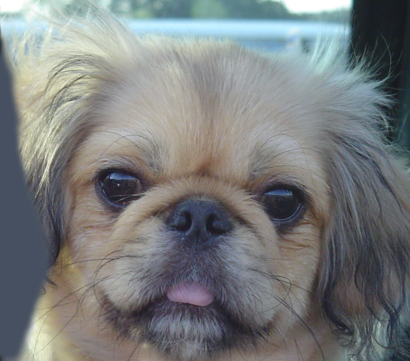
#> input picture proj1_6320/data/1a_dog.bmp, 410 x 361 px
$ jupyter execute --allow-errors proj1.ipynb   (shell and % lines are left out)   (older library calls are emulated)
#> lines starting #> are read from the running program, lines starting #| are printed output that depends on the picture; after the words box and inside, x2 and y2 are one past the last pixel; in counts of white or black regions, pixels touching at a corner belong together; long printed decimals are rounded
### proj1_6320/proj1_code/utils.py
#!/usr/bin/python3

import copy
import numpy as np
import PIL
import torch

from typing import Any, List, Tuple


# [81 lines left out: functions PIL_resize, PIL_image_to_numpy_arr, vis_image_scales_numpy, not called in this run]


def im2single(im: np.ndarray) -> np.ndarray:
  """
    Args:
    - img: uint8 array of shape (m,n,c) or (m,n) and in range [0,255]

    Returns:
    - im: float or double array of identical shape and in range [0,1]
  """
  im = im.astype(np.float32) / 255
  return im

def single2im(im: np.ndarray) -> np.ndarray:
  """
    Args:
    - im: float or double array of shape (m,n,c) or (m,n) and in range [0,1]

    Returns:
    - im: uint8 array of identical shape and in range [0,255]
  """
  im *= 255
  im = im.astype(np.uint8)
  return im


def numpy_arr_to_PIL_image(img: np.ndarray, scale_to_255: False) -> PIL.Image:
  """
    Args:
    - img: in [0,1]

    Returns:
    - img in [0,255]

  """
  if scale_to_255:
    img *= 255
  return PIL.Image.fromarray(np.uint8(img))


def load_image(path: str) -> np.ndarray:
  """
    Args:
    - path: string representing a file path to an image

    Returns:
    - float or double array of shape (m,n,c) or (m,n) and in range [0,1],
      representing an RGB image
  """
#> called with path = '../data/1a_dog.bmp'
  img = PIL.Image.open(path)
#> img is the input picture: PIL image 410x361 RGB; mean R, G, B 121.2, 124.5, 125
  img = np.asarray(img)
  float_img_rgb = im2single(img)
  return float_img_rgb


def save_image(path: str, im: np.ndarray) -> bool:
  """
    Args:
    - path: string representing a file path to an image
    - img: numpy array

    Returns:
    - retval indicating write success
  """
  img = copy.deepcopy(im)
  img = single2im(img)
  pil_img = numpy_arr_to_PIL_image(img, scale_to_255=False)
  return pil_img.save(path)


# [15 lines left out: function write_objects_to_file, not called in this run]

### proj1_6320/proj1_code/proj1.ipynb
# CS 6320 Project 1: Images as Functions and Pytorch Introduction

All projects in this course will be done with these iPython notebooks. These are convenient ways for you to quickly and easily interact with the code. A notebook contains many blocks of code, each of which can be run independently. You can run a cell with ctrl+enter or shift+enter (to move to the next cell).

You are expected to complete this notebook with lines of code, plots and texts. You will need to create new cells with original code or text for your analyses and explanations. Explain what you do and analyze your results. This assignment has a total of 100 points.

## Brief
    Due: 2/7/2021 11:59PM
    Project materials including writeup template proj1_6320.zip
    Hand-in: through Canvas
    Required files: <your_uid>.zip.(Please begin with 'u' for your uid)
<!---<your_uid>_proj1.pdf-->

## Overview
The goal of this assignment is to apply basic operation on the images. An image can be viewed as a funciton of its individual pixels. Given a pixel coordination, we can get its value. In Part 1, you will practice how to get the values of the specified pixels in the images. In Part 2, you are expected to apply 2D transformation on the pixel coordination. In Part 3, you can use the transformation you written in Part 2 to preprocess the image in the dataset for a nueral model.

This project is intended to familiarize you with Python, PyTorch, and image transformation. Once you have created an image transformation function, it is relatively straightforward to create a new image with the transformation. If you don’t already know Python, you may find this [resource](https://docs.python.org/3/tutorial/) helpful. If you’re unfamiliar with PyTorch, the tutorials from the [official website](https://pytorch.org/tutorials/) are useful.

## Setup
   0. Unzip proj1_6320.zip and go to proj1_6320 directory.
      - You can run `unzip proj1_6320.zip && cd proj1_6320` in your terminal.
   1. Install [Miniconda](https://docs.conda.io/en/latest/miniconda.html). It doesn’t matter whether you use Python 2 or 3 because we will create our own environment that uses 3 anyways.
   2. Create a conda environment using the appropriate command. On Windows, open the installed “Conda prompt” to run the command. On MacOS and Linux, you can just use a terminal window to run the command, Modify the command based on your OS (linux, mac, or win): `conda env create -f proj1_env_<OS>.yml`.
    - NOTE that proj1_env_<OS>.yml is inside the project folder.
   3. This should create an environment named ‘proj1’. Activate it using the Windows command, activate proj1 or the MacOS / Linux command, source activate proj1
   4. Install the project package, by running `pip install -e .` inside the repo folder.
   5. Run the notebook using `jupyter notebook` under *proj1_6320* directory.
   6. Ensure that all sanity checks are passing by running pytest tests inside the repo folder.
   7. Generate the zip folder for the code portion of your submission once you’ve finished the project using

        `python zip_submission.py --uid <your_uid>`

<!---(don’t forget to submit your report, too!).--->


## Writeup
For this project, this notebook itself is the report. You must run all your cells before you hand in it. You code, results, visualization, and discussion will be used for the grading. You will be deducted poins if the results are not shown in this notebook. Do not change the order of the cells. You can add cells in need. You can copy a cell and run it seperately if you need to run a cell multiple times and thus every result is displayed in the cell.
<!--For this project (and all other projects), you must do a project report using the template slides provided to you. Do not change the order of the slides or remove any slides, as this will affect the grading process on Gradescope and you will be deducted points. In the report you will describe your algorithm and any decisions you made to write your algorithm a particular way. Then you will show and discuss the results of your algorithm. The template slides provide guidance for what you should include in your report. A good writeup doesn’t just show results–it tries to draw some conclusions from the experiments. You must convert the slide deck into a PDF for your submission.

If you choose to do anything extra, add slides after the slides given in the template deck to describe your implementation, results, and analysis. Adding slides in between the report template will cause issues with Gradescope, and you will be deducted points. You will not receive full credit for your extra credit implementations if they are not described adequately in your writeup.
-->

## Rubric
    +3 pts: for each question in Part 1(+36 pts in total).
    +5 pts: get_scaling_matrix() in Part 2
    +5 pts: get_rotation_matrix() in Part 2
    +5 pts: get_translation_matrix() in Part 2
    +5 pts: multiplication order of sequential transformation in Part 2
    +24 pts: get_transform() in Part 2.
    +15 pts: ImageDataset() in Part 3.
    +5 pts: comparision of the predictions due to different preprocessing parameters in part 3.

    -5*n pts: Lose 5 points for every time you do not follow the instructions for the hand-in format.

Submission Format

This is very important as you will lose 5 points for every time you do not follow the instructions. You will attach two items in your submission on Canvas:

1. <your_uid>.zip containing:
    - proj1_code/ - directory containing all your code for this assignment
    - README.txt - (optional) if you implement any new functions other than the ones we define in the skeleton code (e.g. any extra credit implementations), please describe what you did and how we can run the code. We will not award any extra credit if we can’t run your code and verify the results.
<!--2. <your_uid>_proj1.pdf - your report-->

Do not install any additional packages inside the conda environment. The TAs will use the same environment as defined in the config files we provide you, so anything that’s not in there by default will probably cause your code to break during grading. Do not use absolute paths in your code or your code will break. Use relative paths like the starter code already does. Failure to follow any of these instructions will lead to point deductions. Create the zip file using python zip_submission.py --uid <your_uid> (it will zip up the appropriate directories/files for you!) and hand it in with your PDF through Canvas.

### Credits
Assignment developed by Xin Yu, Tucker Hermans.

## [Part 1: Images as Functions](https://ai.stanford.edu/~syyeung/cvweb/tutorial1.html)

To better understand the inherent properties of images and the technical procedure used to manipulate and process them, we can think of an image, which is comprised of individual pixels, as a function, f. Each pixel also has its own value. For a grayscale image, each pixel would have an intensity between 0 and 255, with 0 being black and 255 being white. f(x,y) would then give the intensity of the image at pixel position (x,y), assuming it is defined over a rectangle, with a finite range: f: [a,b] x [c,d] → [0, 255].

A color image is just a simple extension of this. f(x,y) is now a vector of three values instead of one. Using an RGB image as an example, the colors are constructed from a combination of Red, Green, and Blue (RGB). Therefore, each pixel of the image has three channels and is represented as a 1x3 vector. Since the three colors have integer values from 0 to 255, there are a total of 256*256*256 = 16,777,216 combinations or color choices.

f(x,y) can be represented as three functions merged together.

### Input images

Find two interesting images to use. They should be color. You might find some classic vision
 examples in http://sipi.usc.edu/database/database.php?volume=misc Make sure they are not larger than 512x512.

[cell 1]
import numpy as np
import matplotlib
import matplotlib.pyplot as plt
import torch
import numpy as np
import scipy.misc
from skimage.transform import resize, rotate
from utils import load_image, save_image


image1 = load_image('../data/1a_dog.bmp')
image2 = load_image('../data/1b_cat.bmp')
#> call 2 of load_image, with path = '../data/1b_cat.bmp'
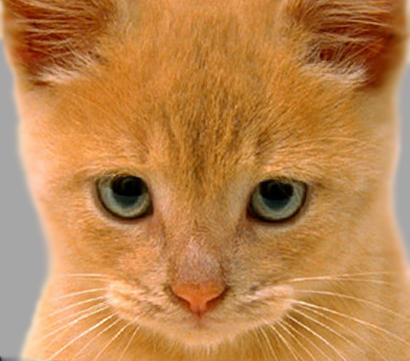
#> input picture proj1_6320/data/1b_cat.bmp, 410 x 361 px
#> in load_image, img is the input picture: PIL image 410x361 RGB; mean R, G, B 188.3, 132.5, 77.1

# display the dog and cat images
plt.figure(figsize=(3,3)); plt.imshow((image1*255).astype(np.uint8));
plt.figure(figsize=(3,3)); plt.imshow((image2*255).astype(np.uint8));

### 1.1 Color planes

You are expected to get image planes for the specified channels, visualize them and answer the questions.
1. Swap the red and blue pixels of image 1 (Store as M1rb).
   - Output: new image
2. Create a monochrome image (M1g) by selecting the green channel of image 1
   - Output: new image
3. Create a monochrome image (M1r) by selecting the red channel of image 1
   - Output: new image
4. Which looks more like what you’d expect a monochrome image to look like? Would you expect a computer vision algorithm to work on one better than the other?
   - Output: response

[cell 2]
## impletement the code and show your results here
# M1rb
# M1g
# M1r
############################
### TODO: YOUR CODE HERE ###
M1rb=image1[:, :, ::-1]
plt.figure(figsize=(3,3)); plt.imshow((M1rb*255).astype(np.uint8));
#raise NotImplementedError('Operation on color planes needs to be implemented')
### END OF STUDENT CODE ####
############################

[cell 3]
M1g=image1[:, :, 1]
plt.figure(figsize=(3,3)); plt.imshow((M1g*255).astype(np.uint8));

[cell 4]
M1r=image1[:, :, 0]
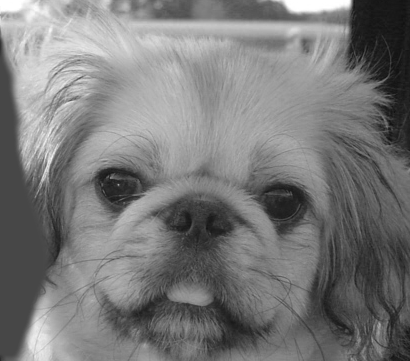
#> M1r: shape (361, 410) float32; min 0.0667, max 1, mean 0.475
plt.figure(figsize=(3,3)); plt.imshow((M1r*255).astype(np.uint8));
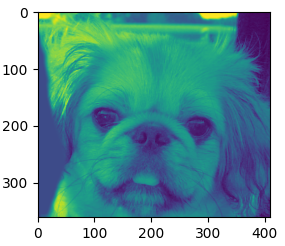
#> figure drawn by matplotlib, 1 panel

### Show results

[cell 5]
plt.figure(); plt.imshow((M1rb*255).astype(np.uint8));
plt.figure(); plt.imshow(M1g,cmap='gray'); # use gray for monochrome images.
plt.figure(); plt.imshow(M1r,cmap='gray');
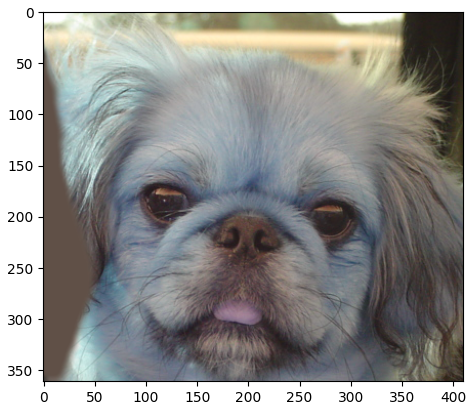
#> figure drawn by matplotlib, 1 panel; B, G, R data is drawn as R, G, B

### Save results

[cell 6]
save_image('../results/part1/M1rb.jpg', M1rb)
save_image('../results/part1/M1g.jpg', M1g)
save_image('../results/part1/M1r.jpg', M1r)

### 1.1.4

Response => M1r and M1g looks more like what you’d expect a monochrome image to look like. I guess a computer vision algorithm would work better on M1g since it appears to have sharper edges and high contrast. However, I would guess the performance depends on the algorithm being used as well. Perhaps, a more sophisticated algorithm might be able to process M1r and extract useful information from it, while a simpler algorithm might only be able to process M1g.

### 1.2 Replacement of pixels

Take the inner square of 100x100 pixels of monochrome version of image 1 and insert them into the monochrome version of image 2.
- new image (saved as replacement.jpg)

[cell 7]
############################
### TODO: YOUR CODE HERE ###
size=100
#> size = 100
M2g=image2[:, :, 1]
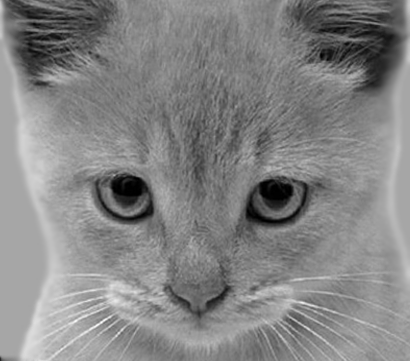
#> M2g: shape (361, 410) float32; min 0, max 1, mean 0.52
image1_height, image1_width = M1g.shape
image2_height, image2_width = M2g.shape

image1_height_start=np.ceil(image1_height / 2) - np.floor(size/2)
#> image1_height_start = 131
image1_width_start=np.ceil(image1_width / 2) - np.floor(size/2)
#> image1_width_start = 155
image1_height_indices = np.arange(start=image1_height_start, stop=image1_height_start + size).astype(int)
image1_width_indices = np.arange(start=image1_width_start, stop=image1_width_start + size).astype(int)

image2_height_start=np.ceil(image2_height / 2) - np.floor(size/2)
#> image2_height_start = 131
image2_width_start=np.ceil(image2_width / 2) - np.floor(size/2)
#> image2_width_start = 155
image2_height_indices = np.arange(start=image2_height_start, stop=image2_height_start + size).astype(int)
image2_width_indices = np.arange(start=image2_width_start, stop=image2_width_start + size).astype(int)

crop= M1g[image1_height_indices[0]:image1_height_indices[-1],
            image1_width_indices[0]:image1_width_indices[-1]]
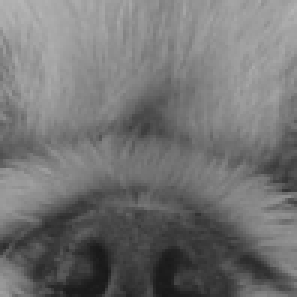
#> crop: shape (99, 99) float32 (shown 3 times larger); min 0.0941, max 0.71, mean 0.449
M2g[image2_height_indices[0]:image2_height_indices[-1],
            image2_width_indices[0]:image2_width_indices[-1]] = crop
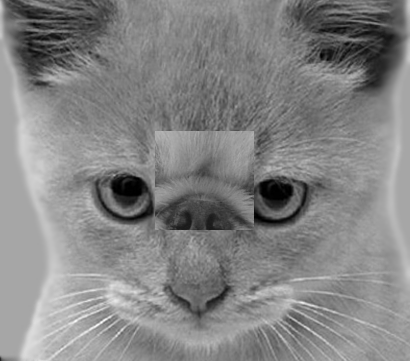
#> M2g: shape (361, 410) float32; 6.56% of pixels changed, all inside (x1, y1, x2, y2) = (155, 131, 254, 230)

plt.figure(figsize=(3,3));
plt.imshow((M2g*255).astype(np.uint8),cmap='gray'); ##Gray or Monochrome
save_image('../results/part1/replacement.jpg', M2g)
#raise NotImplementedError('Replacement of pixles needs to be implemented. Please show and save resutls')
### END OF STUDENT CODE ####
############################

### 1.3 Arithmetic and Geometric operation

1. What is the min and max of the pixel values of M1g? What is the mean? What is the standard deviation? And how did you compute these?
   - Output: response
2. Subtract the mean from all the pixels, then divide by the standard deviation, then multiply by 10 (if your image is zero to 255) or by 0.05 (if your image ranges from 0.0 to 1.0). Now add the mean back in.
   - Ouptut: new image (saved as subtract.jpg)
3. Shift M1g to the left by 2 pixels.
   - Output: new image (saved as shift1.jpg)
4. Subtract the shifted version of M1g from the original and make sure that the values are legal (what do negative numbers for pixels mean anyway?).
   - Output: new image (saved as shift2.jpg)

### 1.3.1

[cell 8]
############################
### TODO: YOUR CODE HERE ###
M1g_min = np.min(M1g)
#> M1g_min = 0.0863
M1g_max = np.max(M1g)
#> M1g_max = 1
M1g_mean = np.mean(M1g)
#> M1g_mean = 0.488
M1g_std = np.std(M1g)
#> M1g_std = 0.201
print(f"Min of M1g: {M1g_min}")
#| Min of M1g: 0.08627
print(f"Max of M1g: {M1g_max}")
#| Max of M1g: 1.0
print(f"Mean of M1g: {M1g_mean}")
#| Mean of M1g: 0.4882
print(f"Standard Deviation of M1g: {M1g_std}")
#| Standard Deviation of M1g: 0.2012
#EXPLAIN IMP

#raise NotImplementedError('Arithmetic and Geometric operation needs to be implemented. Please show and save resutls')
### END OF STUDENT CODE ####
############################

I computed the above values using standard aggregate functions in the numpy library min(), max(), mean(), std()

### 1.3.2

[cell 9]
subtract_image= ((M1g - M1g_mean) / M1g_std)*0.05 + M1g_mean
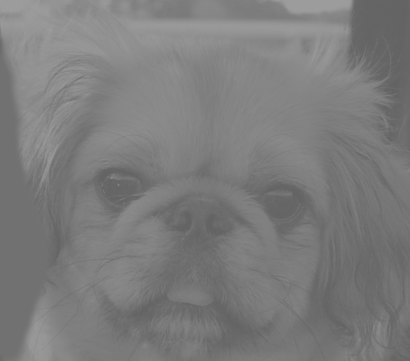
#> subtract_image: shape (361, 410) float32; min 0.388, max 0.615, mean 0.488
plt.imshow((subtract_image*255).astype(np.uint8),cmap='gray');
save_image('../results/part1/subtract.jpg', subtract_image)

### 1.3.3

[cell 10]
shift_M1g=np.roll(M1g,-2,axis=1)
shift_M1g[:,-2:] = 0
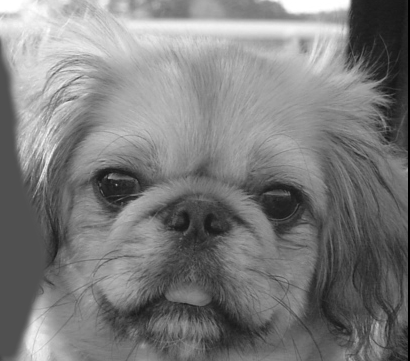
#> shift_M1g: shape (361, 410) float32; min 0, max 1, mean 0.486

plt.figure(figsize=(3,3));
plt.imshow((shift_M1g*255).astype(np.uint8),cmap='gray');

save_image('../results/part1/shift1.jpg', shift_M1g)

### 1.3.4

[cell 11]
difference_M1g = abs(M1g-shift_M1g)
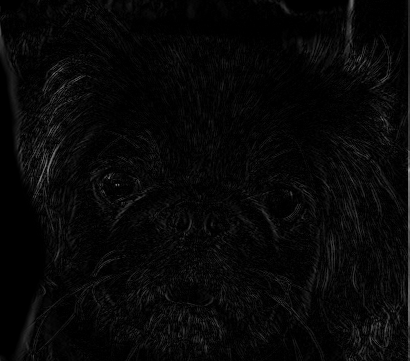
#> difference_M1g: shape (361, 410) float32; min 0, max 0.624, mean 0.0323
plt.figure(figsize=(3,3));
plt.imshow((difference_M1g*255).astype(np.uint8),cmap='gray');
save_image('../results/part1/shift2.jpg', difference_M1g)
#> (the rest of the program and of its run is left out)
